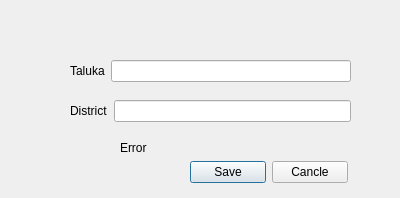
<?xml version="1.0" encoding="UTF-8"?>
<ui version="4.0">
 <class>TalukaDialog</class>
 <widget class="QDialog" name="TalukaDialog">
  <property name="geometry">
   <rect>
    <x>0</x>
    <y>0</y>
    <width>400</width>
    <height>198</height>
   </rect>
  </property>
  <property name="windowTitle">
   <string>Dialog</string>
  </property>
  <widget class="QLabel" name="labelError">
   <property name="geometry">
    <rect>
     <x>120</x>
     <y>140</y>
     <width>231</width>
     <height>16</height>
    </rect>
   </property>
   <property name="text">
    <string>Error</string>
   </property>
  </widget>
  <widget class="QWidget" name="layoutWidget">
   <property name="geometry">
    <rect>
     <x>190</x>
     <y>160</y>
     <width>158</width>
     <height>25</height>
    </rect>
   </property>
   <layout class="QHBoxLayout" name="horizontalLayout">
    <item>
     <widget class="QPushButton" name="pushButtonSave">
      <property name="text">
       <string>Save</string>
      </property>
     </widget>
    </item>
    <item>
     <widget class="QPushButton" name="pushButtonCancle">
      <property name="text">
       <string>Cancle</string>
      </property>
     </widget>
    </item>
   </layout>
  </widget>
  <widget class="QWidget" name="layoutWidget">
   <property name="geometry">
    <rect>
     <x>70</x>
     <y>60</y>
     <width>281</width>
     <height>22</height>
    </rect>
   </property>
   <layout class="QHBoxLayout" name="horizontalLayout_2">
    <item>
     <widget class="QLabel" name="labelTaluka">
      <property name="text">
       <string>Taluka</string>
      </property>
     </widget>
    </item>
    <item>
     <widget class="QLineEdit" name="lineEditTaluka"/>
    </item>
   </layout>
  </widget>
  <widget class="QWidget" name="layoutWidget">
   <property name="geometry">
    <rect>
     <x>70</x>
     <y>100</y>
     <width>281</width>
     <height>22</height>
    </rect>
   </property>
   <layout class="QHBoxLayout" name="horizontalLayout_3">
    <item>
     <widget class="QLabel" name="labelDistrict">
      <property name="text">
       <string>District</string>
      </property>
     </widget>
    </item>
    <item>
     <widget class="QLineEdit" name="lineEditDistrict"/>
    </item>
   </layout>
  </widget>
 </widget>
 <tabstops>
  <tabstop>lineEditTaluka</tabstop>
  <tabstop>lineEditDistrict</tabstop>
  <tabstop>pushButtonSave</tabstop>
  <tabstop>pushButtonCancle</tabstop>
 </tabstops>
 <resources/>
 <connections/>
</ui>
